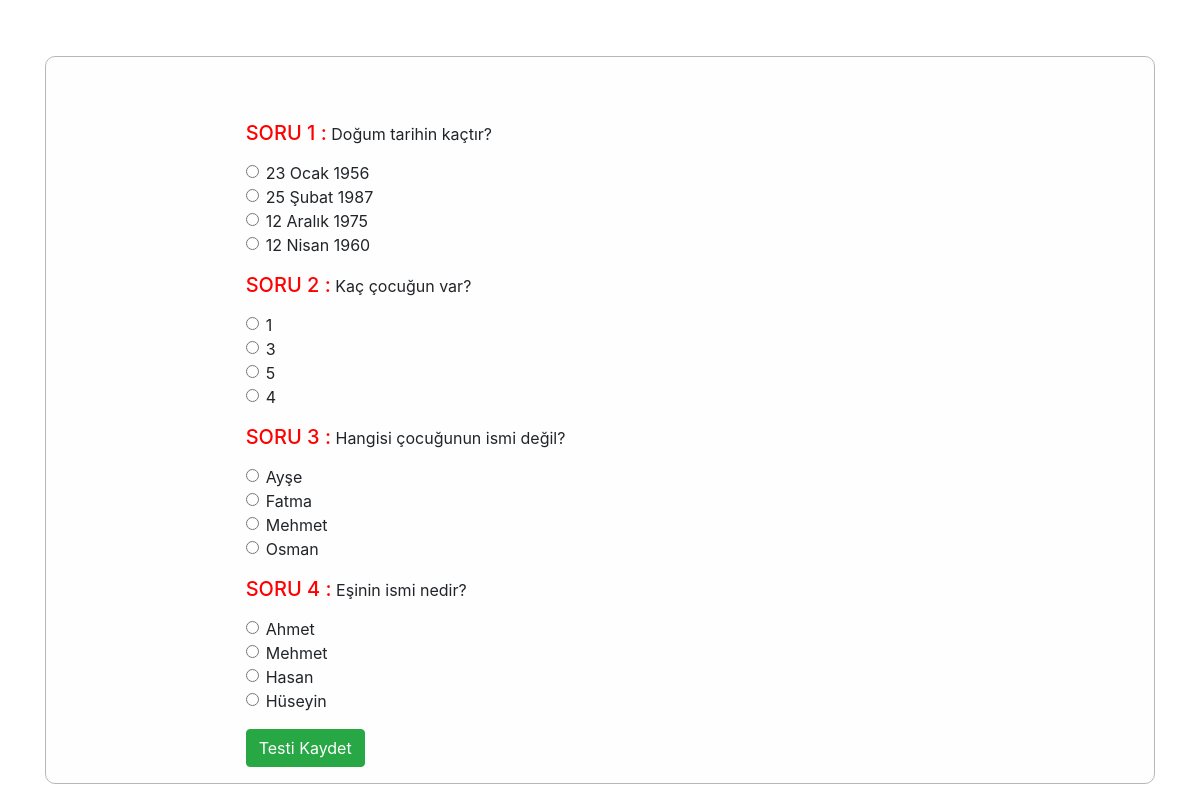
Page /ozel_test_sorulari.php?id=13 on the committed database.
### tables this page shows
CREATE TABLE `ozel_test` (
  `id` int(11) NOT NULL,
  `soru` text NOT NULL,
  `a` text NOT NULL,
  `b` text NOT NULL,
  `c` text NOT NULL,
  `d` text NOT NULL,
  `dogru` text NOT NULL,
  `kullanici_id` int(11) NOT NULL
);

### ozel_test_sorulari.php (the view, shortened to what this page needs)
<!DOCTYPE html>
<html lang="en">
    <head>
        <link rel="stylesheet" href="https://cdn.jsdelivr.net/npm/bootstrap@4.5.3/dist/css/bootstrap.min.css" />
        <link rel="stylesheet" href="style.css" />
    </head>
    <body><?php
             include "baglanti.php";
             if($_GET){
             $id = $_GET['id'];
            ?>
        <div class="container">
            <div class="row mx-auto loga">
                <div class="col-md-8 mx-auto">
                    <form action="ozel_test_sorulari.php" class="mt-5" method="post" enctype="multipart/form-data">
                        <?php
                        $rows = $conn->query("SELECT * FROM ozel_test WHERE kullanici_id=$id");
                        $soru_no = 1;
                        foreach ($rows as $row) { ?>
                        <label class="mt-3">
                            <h5 style="color: red;">
                                SORU
                                <?php echo $soru_no; ?>
                                :
                            </h5>
                        </label>
                        <label>
                            <?php echo $row["soru"];?>
                        </label>
                        <br />
                        <div class="form-check">
                            <input class="form-check-input" type="radio" name="<?php echo $row["id"];?>" id="exampleRadios1" value="<?php echo $row["a"];?>" />
                            <label class="form-check-label" for="exampleRadios1">
                                <?php echo $row["a"];?>
                            </label>
                        </div>
                        <div class="form-check">
                            <input class="form-check-input" type="radio" name="<?php echo $row["id"];?>" id="exampleRadios1" value="<?php echo $row["b"];?>" />
                            <label class="form-check-label" for="exampleRadios1">
                                <?php echo $row["b"];?>
                            </label>
                        </div>
                        <div class="form-check">
                            <input class="form-check-input" type="radio" name="<?php echo $row["id"];?>" id="exampleRadios1" value="<?php echo $row["c"];?>" />
                            <label class="form-check-label" for="exampleRadios1">
                                <?php echo $row["c"];?>
                            </label>
                        </div>
                        <div class="form-check">
                            <input class="form-check-input" type="radio" name="<?php echo $row["id"];?>" id="exampleRadios1" value="<?php echo $row["d"];?>" />
                            <label class="form-check-label" for="exampleRadios1">
                                <?php echo $row["d"];?>
                            </label>
                        </div>
                        <?php
                       $soru_no++;  }?>
                        <button type="submit" class="btn btn-success mb-3 mt-3">Testi Kaydet</button>
                    </form>
                </div>
            </div>
        </div>
<?php }
?>
    </body>
</html>

### style.css (style rules this page uses)
.loga { margin-top: 5%; min-height: 250px; background-color: #fefefe; border-radius: 10px; border: 1px solid #b7b7b7; }

### rows in the picture
ozel_test: soru "Doğum tarihin kaçtır?", a "23 Ocak 1956", b "25 Şubat 1987", c "12 Aralık 1975", d "12 Nisan 1960"
ozel_test: soru "Kaç çocuğun var?", a "1", b "3", c "5", d "4"
ozel_test: soru "Hangisi çocuğunun ismi değil?", a "Ayşe", b "Fatma", c "Mehmet", d "Osman"
ozel_test: soru "Eşinin ismi nedir?", a "Ahmet", b "Mehmet", c "Hasan", d "Hüseyin"
